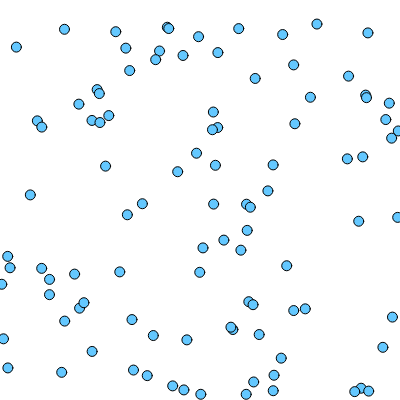
Frame 1 (no input)
Frame 60 (no input): identical to frame 1, image omitted
Frame 120 (the mouse pressed at the canvas centre since frame 60): identical to frame 1, image omitted

The p5.js sketch that drew this single still picture (run headless with seeded random() and noise() and a simulated clock; from frame 60 on, the mouse is pressed at the canvas centre):

// p5.js sketch
// ── sketch.js
var particles = [];
var numOfParticles = 100;

function setup() {
	createCanvas(400, 400);

	for (var i = 0; i < numOfParticles; i++) {
		particles[i] = new Particle();
		//Math.random is going to give you random floating point number from 0 to 1;
		particles[i].setup(Math.random() * width, Math.random() * height);
	}
}

function draw() {
	background(255);
	fill(100, 200, 255);

	for (var i = 0; i < numOfParticles; i++) {
		particles[i].draw();
	}
}
// ── particle.js
function Particle () {
	this.setup = function(x, y) {
		this.myX = x;
		this.myY = y;
	}

	this.draw = function() {
		ellipse(this.myX, this.myY, 10, 10);
	}
}
